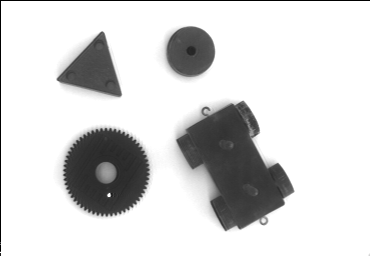
//> input picture P3/images/reco1.pgm, 370 x 256 px
$ ./p3   (built with g++ and OpenCV 4)
//> lines starting //> are read from the running program, lines starting //| are printed output that depends on the picture; after the words box and inside, x2 and y2 are one past the last pixel; in counts of white or black regions, pixels touching at a corner belong together
#include "opencv2/imgcodecs.hpp"
#include <opencv2/core/core.hpp>
#include <opencv2/highgui/highgui.hpp>
//#include "opencv2/objdetect.hpp"
#include "opencv2/imgproc.hpp"
#include <iostream>
#include <string>
#include <iomanip>
//#include <cmath>

#define CVUI_IMPLEMENTATION
#include "cvui.h"

using std::to_string;
using std::string;
using std::vector;
using std::cin;
using std::cout;
using std::endl;
using namespace cv;

Mat adapt_gauss_threshold(Mat image, int blur_size, int threshold_type, int block_size,
    double c);
Mat adapt_mean_threshold(Mat image, int blur_size, int threshold_type, int block_size,
    double c);
Mat otsu_threshold(Mat image, int gauss_size);

int main(int argc, char** argv){
  Mat image, copy, altered_image, opencv_image;
  string imagePath = "C:\\Users\\pica\\Documents\\GitHub\\super-duper-system\\P3\\images\\";
  string imageName = imagePath + "reco1.pgm";

  image = imread(samples::findFile(imageName), IMREAD_COLOR);
//> image is the input picture: 256 rows x 370 cols, CV_8UC3; min 0, max 255, mean 215.4
  if(image.empty()){
    printf("Error opening image: %s\n", imageName.c_str());
    return EXIT_FAILURE;
  }
  imshow("coso", image);

  // Dice que lo que valoran en esta práctica es que hayamos descubierto todos los caminos para
  // resolver todo esto, imagino que vamos bien, al menos al principio, mi materia gris ya chof hoy

  // Esta parte de los threshold está muy tocada para más o menos lo que creo que es, pero hay que
  // interpretar muy fuerte el enunciado para saber qué diablos quieren. . .
  // Aumentar block_size hace los contornos más finos
  // ¿Aumentar c reduce el ruido?
  // Gaussiano parece mejor por ahora
  // Como interesa el objeto igual es interesante coger grosor ancho y rellenar (teacher words)
  Mat adapt_mean =
      adapt_mean_threshold(image, 7, THRESH_BINARY, 71, 2);
//> in adapt_mean_threshold, `medianBlur(result, result, 5);`:
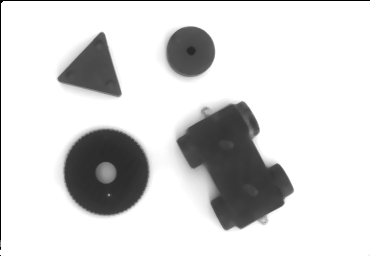
//> result: 256 rows x 370 cols, CV_8UC1; min 0, max 255, mean 215.5
//> in adapt_mean_threshold, `adaptiveThreshold(result, result, 255, ADAPTIVE_THRESH_MEAN_C, thresho..`:
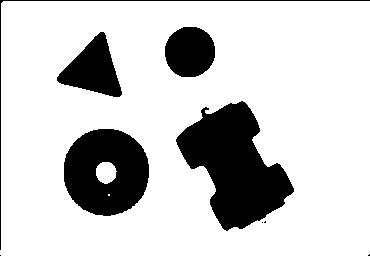
//> result: 256 rows x 370 cols, CV_8UC1; 80.2% white; 9 black regions (4 under 20 px), largest, box (x1, y1, x2, y2) and area: (176, 101, 294, 231) 8252, (64, 129, 149, 216) 5542, (57, 32, 122, 97) 2274, (165, 27, 215, 77) 2015, (0, 0, 370, 250) 622
  imshow("adapt mean threshold", adapt_mean);
  Mat adapt_gauss =
      adapt_gauss_threshold(image, 7, THRESH_BINARY, 131, 2);
//> in adapt_gauss_threshold, `adaptiveThreshold(result, result, 255, ADAPTIVE_THRESH_GAUSSIAN_C, thr..`: result: 256 rows x 370 cols, CV_8UC1; 80.3% white; 8 black regions (3 under 20 px), largest, box (x1, y1, x2, y2) and area: (176, 101, 294, 231) 8231, (63, 129, 150, 216) 5541, (57, 32, 122, 97) 2252, (165, 26, 215, 77) 2014, (0, 0, 370, 250) 622
  imshow("adapt gauss threshold", adapt_gauss);

  // Otsu, casi la solución perfecta, puesto que deja un puntito y creo
  // que también tapa el hueco de la sierra y no debería hacerlo, si se aumenta
  // el size del filtro gaussiano se queda tal cual las figuras todo sombreadas
  // pero lo dicho: igual no es lo suyo puesto que confundirá igual círculos
  Mat otsu = otsu_threshold(image, 5);
//> in otsu_threshold, `threshold(result, result, 0, 255, THRESH_BINARY + THRESH_OTSU);`:
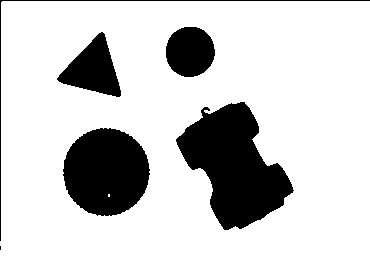
//> result: 256 rows x 370 cols, CV_8UC1; 79.9% white; 6 black regions (1 under 20 px), largest, box (x1, y1, x2, y2) and area: (176, 102, 294, 230) 8326, (63, 128, 150, 216) 5930, (57, 32, 121, 97) 2196, (166, 27, 215, 77) 1946, (0, 0, 370, 241) 611
  imshow("otsu threshold", otsu);

  // Saca la línea azul esa fea a la izquierda, tengo que ver cómo retirarla
  Mat labelImage(otsu.size(), CV_32S);
  int nLabels = connectedComponents(otsu, labelImage, 8);
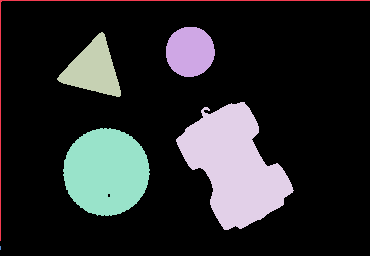
//> labelImage: 256 rows x 370 cols, CV_32SC1; 7 distinct labels, from 0 to 6; one colour per label, 0 black
//> nLabels = 7
  vector<Vec3b> colors(nLabels);
  colors[0] = Vec3b(0, 0, 0);//background

  for (int label = 1; label < nLabels; ++label){
    colors[label] = Vec3b((rand() & 255), (rand() & 255), (rand() & 255));
  }
//> this loop made 6 passes

  Mat* comp = new Mat[nLabels];
  for (int i = 1; i < nLabels; i++){
    comp[i - 1] = Mat(otsu.size(), CV_8UC1, Scalar(0));
    for (int r = 0; r < otsu.rows; ++r){
      for (int c = 0; c < otsu.cols; ++c){
        int pixel = labelImage.at<int>(r, c);
        if (pixel == i){
          comp[i - 1].at<uchar>(r, c) = 255;
        }else{
          comp[i - 1].at<uchar>(r, c) = 0;
        }
      }
    }
    imshow("Connected Components " + to_string(i), comp[i - 1]);
  }
//> this loop made 6 passes
//> pass 1, `imshow("Connected Components " + to_string(i), comp[i - 1]);`:
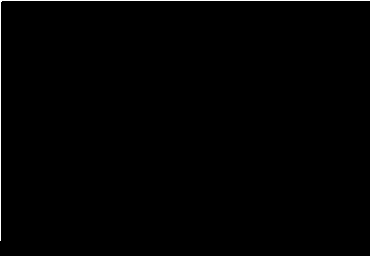
//> window 'Connected Components 1': 256 rows x 370 cols, CV_8UC1; 0.65% white in thin lines or dots

  Mat canny;
  Canny(otsu, canny, 100, 200);
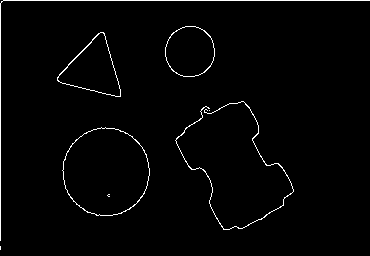
//> canny: 256 rows x 370 cols, CV_8UC1; 1.8% white in thin lines or dots
  vector<vector<Point>> contours;
  findContours(canny, contours, RETR_TREE, CHAIN_APPROX_SIMPLE);
//> contours = 11 contours, 4 with area under 20; largest, box (x1, y1, x2, y2) and area: (62, 127, 150, 216) 5950, (62, 127, 150, 216) 5916, (57, 32, 121, 97) 2184, (57, 32, 121, 97) 2142, (165, 26, 215, 77) 1956, (165, 26, 215, 77) 1934, (175, 101, 294, 230) 60

  // live the past, forget the moment, o algo así
  vector<Moments> mu(contours.size());
//> mu = 11 items
  for(size_t i = 0; i < contours.size(); i++){
    mu[i] = moments(contours[i]);
  }
//> this loop made 11 passes

  // Me ha costado pero esto es los moment center
  vector<Point2f> mc(contours.size());
  for(size_t i = 0; i < contours.size(); i++){
    //add 1e-5 to avoid division by zero
    mc[i] = Point2f(static_cast<float>(mu[i].m10 / (mu[i].m00 + 1e-5)),
        static_cast<float>(mu[i].m01 / (mu[i].m00 + 1e-5)));
    cout << "mc[" << i << "]=" << mc[i] << endl;
  }

  // las dibujaciones
  Mat drawing = Mat::zeros(canny.size(), CV_8UC3);
  for(size_t i = 0; i < contours.size(); i++){
    Scalar color = Scalar(rand() & 255, rand() & 255, rand() & 255);
    drawContours(drawing, contours, (int)i, color, 2);
    circle(drawing, mc[i], 4, color, -1);
  }
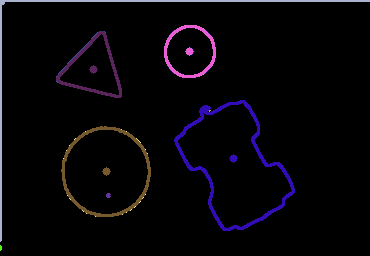
//> drawing: 256 rows x 370 cols, CV_8UC3; mean B, G, R 8.4, 4.5, 6.6

  // las imprimiciones
  imshow("Contours", drawing);
  cout << "\t Info: Area and Contour Length \n";
  for(size_t i = 0; i < contours.size(); i++){
    cout << " * Contour[" << i << "] - Area (M_00) = " << std::fixed << std::setprecision(2) << mu[i].m00
        << " - Area OpenCV: " << contourArea(contours[i]) << " - Length: " << arcLength(contours[i], true) << endl;
  }

  waitKey(0);

  return EXIT_SUCCESS;
}

Mat adapt_gauss_threshold(Mat image, int blur_size, int threshold_type, int block_size,
    double c){
  Mat result = image.clone();
  cvtColor(result, result, COLOR_BGR2GRAY);
  medianBlur(result, result, 5);
  adaptiveThreshold(result, result, 255, ADAPTIVE_THRESH_GAUSSIAN_C, threshold_type,
      block_size, c);
  result = Mat(result.size(), result.type(), 255) - result;
  return result;
}

Mat adapt_mean_threshold(Mat image, int blur_size, int threshold_type, int block_size,
  double c){
  Mat result = image.clone();
  cvtColor(result, result, COLOR_BGR2GRAY);
  medianBlur(result, result, 5);
  adaptiveThreshold(result, result, 255, ADAPTIVE_THRESH_MEAN_C, threshold_type,
      block_size, c);
  result = Mat(result.size(), result.type(), 255) - result;
  return result;
}

Mat otsu_threshold(Mat image, int gauss_size){
  Mat result = image.clone();
  cvtColor(result, result, COLOR_BGR2GRAY);
  GaussianBlur(result, result, Size(gauss_size, gauss_size), 0, 0);
  threshold(result, result, 0, 255, THRESH_BINARY + THRESH_OTSU);
  result = Mat(result.size(), result.type(), 255) - result;
  return result;
}

$ run again, with P3/images/reco2.pgm copied over P3/images/reco1.pgm
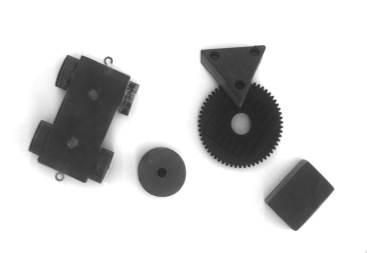
//> input picture P3/images/reco2.pgm, 367 x 253 px
//> image is the input picture: 253 rows x 367 cols, CV_8UC3; min 32, max 255, mean 210.5
//> `int nLabels = connectedComponents(otsu, labelImage, 8);`:
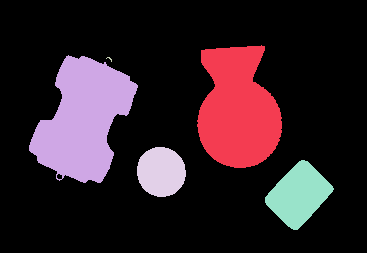
//> labelImage: 253 rows x 367 cols, CV_32SC1; 6 distinct labels, from 0 to 5; one colour per label, 0 black
//> nLabels = 6
//> the loop `for (int label = 1; label < nLabels; ++label)` made 5 passes
//> the loop `for (int i = 1; i < nLabels; i++)` made 5 passes
//> canny: 253 rows x 367 cols, CV_8UC1; 1.3% white in thin lines or dots, all inside (x1, y1, x2, y2) = (28, 45, 334, 230)
//> contours = 14 contours, 7 with area under 20; largest, box (x1, y1, x2, y2) and area: (196, 45, 282, 168) 7772, (196, 45, 282, 168) 7730, (264, 159, 334, 230) 2792, (264, 159, 334, 230) 2682, (136, 146, 186, 197) 1940, (136, 146, 186, 197) 1915, (28, 55, 138, 183) 26
//> mu = 14 items
//> the loop `for(size_t i = 0; i < contours.size(); i++)` made 14 passes
//> after the loop `for(size_t i = 0; i < contours.size(); i++)`:
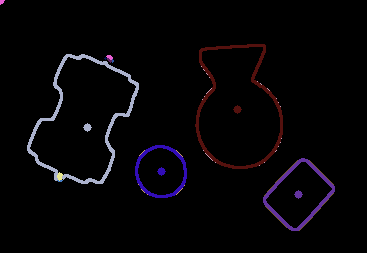
//> drawing: 253 rows x 367 cols, CV_8UC3; mean B, G, R 6.3, 4, 5.5

$ run again, with P3/images/reco3.pgm copied over P3/images/reco1.pgm
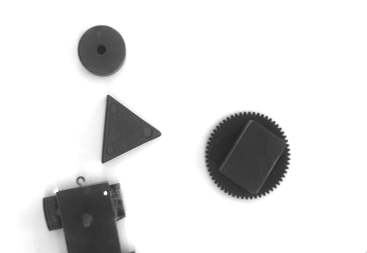
//> input picture P3/images/reco3.pgm, 367 x 253 px
//> image is the input picture: 253 rows x 367 cols, CV_8UC3; min 35, max 255, mean 224
//> `int nLabels = connectedComponents(otsu, labelImage, 8);`:
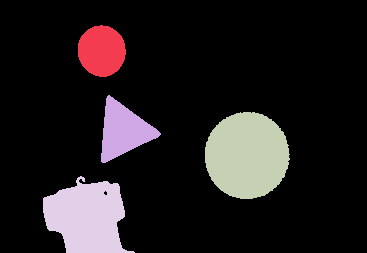
//> labelImage: 253 rows x 367 cols, CV_32SC1; 5 distinct labels, from 0 to 4; one colour per label, 0 black
//> nLabels = 5
//> the loop `for (int label = 1; label < nLabels; ++label)` made 4 passes
//> the loop `for (int i = 1; i < nLabels; i++)` made 4 passes
//> canny: 253 rows x 367 cols, CV_8UC1; 0.99% white in thin lines or dots, all inside (x1, y1, x2, y2) = (42, 24, 290, 253)
//> contours = 10 contours, 4 with area under 20; largest, box (x1, y1, x2, y2) and area: (204, 111, 290, 199) 5815, (204, 111, 290, 199) 5777, (100, 95, 161, 163) 2187, (100, 95, 161, 163) 2159, (77, 24, 126, 77) 1949, (77, 24, 126, 77) 1925
//> mu = 10 items
//> the loop `for(size_t i = 0; i < contours.size(); i++)` made 10 passes
//> after the loop `for(size_t i = 0; i < contours.size(); i++)`:
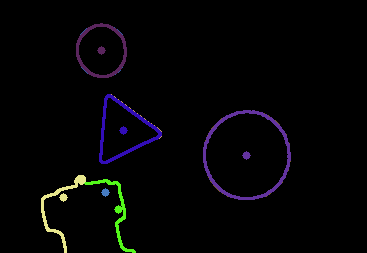
//> drawing: 253 rows x 367 cols, CV_8UC3; mean B, G, R 4.8, 3.5, 3.8
